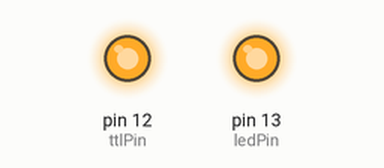
This sketch was run on a simulated Arduino Uno, built with avr-gcc and run on an emulated ATmega328P. Shown: output pins drawn as LEDs (lit = HIGH).

Above: at 1.5 s.
At 5.5 s:
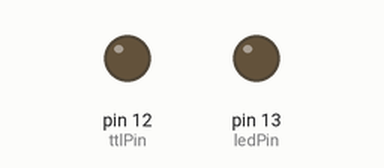
Timing chart, 0 to 10.4 s (numbered marks = the images above):
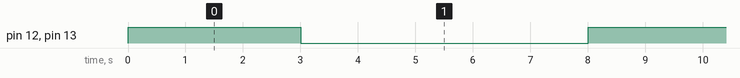

Measured:
- by itself, pin 12 (ttlPin), pin 13 (ledPin): alternates HIGH for 3.0 s and LOW for 5.0 s

The sketch:

TTL_testing.ino
```cpp
/*
 * Created by Michael Barbour
 *
 * Script to test the TTL comm with the syringe pumpe
 *
 * Delivers a 5V TTL signal for 5 sec than switches off
 * Turn LED on for output signal
 */

const int ledPin = 13; // LED pin to visualize when pump is triggered
const int ttlPin = 12; // Pump trigger pin
const int exhalationPeriod = 5000; // exhalation period, need for delay in TTL signal
const int ttlPeriod = 3000; // duration of ttl signal being High

void setup() {
  pinMode(ledPin, OUTPUT);
  pinMode(ttlPin, OUTPUT);
  Serial.begin(9600);

}

void loop() {
  // Turn LED and TTL high
  digitalWrite(ledPin, HIGH);
  digitalWrite(ttlPin, HIGH);

  // Wait for a duration
  delay(ttlPeriod);

  //Turn LED and TTL pin Low
  digitalWrite(ledPin, LOW);
  digitalWrite(ttlPin, LOW);

  // Wait for another duration
  delay(exhalationPeriod);

}
```
